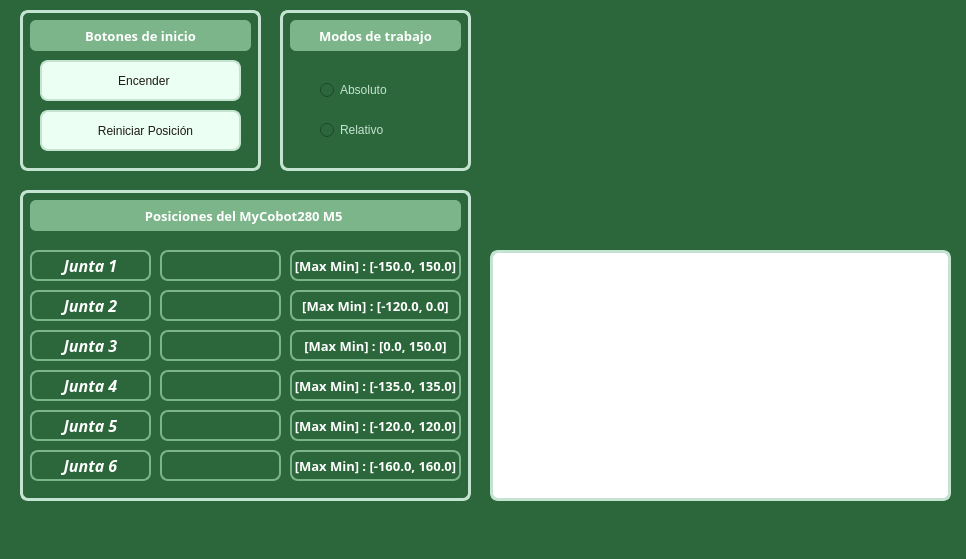
<?xml version="1.0" encoding="UTF-8"?>
<ui version="4.0">
 <class>MainWindow</class>
 <widget class="QMainWindow" name="MainWindow">
  <property name="geometry">
   <rect>
    <x>0</x>
    <y>0</y>
    <width>966</width>
    <height>559</height>
   </rect>
  </property>
  <property name="cursor">
   <cursorShape>CrossCursor</cursorShape>
  </property>
  <property name="windowTitle">
   <string>MainWindow</string>
  </property>
  <property name="autoFillBackground">
   <bool>false</bool>
  </property>
  <property name="styleSheet">
   <string notr="true">QWidget { background:#2c673b; color: #c5e3d1; }

#cardMoistTemp {
    background: #2c673b;
    border: 3px solid #c5e3d1;     /* dorado */
    border-radius: 8px;
}

#cardMoistTemp2 {
    background: #2c673b;
    border: 3px solid #c5e3d1;     /* dorado */
    border-radius: 8px;
}
#cardMoistTemp3 {
    background: #2c673b;
    border: 3px solid #c5e3d1;     /* dorado */
    border-radius: 8px;
}</string>
  </property>
  <property name="toolButtonStyle">
   <enum>Qt::ToolButtonStyle::ToolButtonIconOnly</enum>
  </property>
  <property name="animated">
   <bool>true</bool>
  </property>
  <property name="documentMode">
   <bool>false</bool>
  </property>
  <property name="tabShape">
   <enum>QTabWidget::TabShape::Rounded</enum>
  </property>
  <widget class="QWidget" name="centralwidget">
   <property name="styleSheet">
    <string notr="true"/>
   </property>
   <widget class="QTextBrowser" name="textBrowser">
    <property name="geometry">
     <rect>
      <x>490</x>
      <y>250</y>
      <width>461</width>
      <height>251</height>
     </rect>
    </property>
    <property name="styleSheet">
     <string notr="true">QTextBrowser  {
    background: #ffffff;
    border: 3px solid #c5e3d1;     /* dorado */
    border-radius: 8px;
	color: #231a09;                /* texto negro cálido */
}</string>
    </property>
    <property name="frameShape">
     <enum>QFrame::Shape::StyledPanel</enum>
    </property>
   </widget>
   <widget class="QFrame" name="cardMoistTemp">
    <property name="geometry">
     <rect>
      <x>20</x>
      <y>10</y>
      <width>241</width>
      <height>161</height>
     </rect>
    </property>
    <property name="frameShape">
     <enum>QFrame::Shape::StyledPanel</enum>
    </property>
    <property name="frameShadow">
     <enum>QFrame::Shadow::Raised</enum>
    </property>
    <property name="midLineWidth">
     <number>1</number>
    </property>
    <widget class="QPushButton" name="pushButton_2">
     <property name="geometry">
      <rect>
       <x>20</x>
       <y>50</y>
       <width>201</width>
       <height>41</height>
      </rect>
     </property>
     <property name="palette">
      <palette>
       <active>
        <colorrole role="WindowText">
         <brush brushstyle="SolidPattern">
          <color alpha="255">
           <red>30</red>
           <green>26</green>
           <blue>17</blue>
          </color>
         </brush>
        </colorrole>
        <colorrole role="Button">
         <brush brushstyle="SolidPattern">
          <color alpha="255">
           <red>236</red>
           <green>255</green>
           <blue>243</blue>
          </color>
         </brush>
        </colorrole>
        <colorrole role="Text">
         <brush brushstyle="SolidPattern">
          <color alpha="255">
           <red>30</red>
           <green>26</green>
           <blue>17</blue>
          </color>
         </brush>
        </colorrole>
        <colorrole role="ButtonText">
         <brush brushstyle="SolidPattern">
          <color alpha="255">
           <red>30</red>
           <green>26</green>
           <blue>17</blue>
          </color>
         </brush>
        </colorrole>
        <colorrole role="Base">
         <brush brushstyle="SolidPattern">
          <color alpha="255">
           <red>236</red>
           <green>255</green>
           <blue>243</blue>
          </color>
         </brush>
        </colorrole>
        <colorrole role="Window">
         <brush brushstyle="SolidPattern">
          <color alpha="255">
           <red>236</red>
           <green>255</green>
           <blue>243</blue>
          </color>
         </brush>
        </colorrole>
        <colorrole role="PlaceholderText">
         <brush brushstyle="SolidPattern">
          <color alpha="128">
           <red>30</red>
           <green>26</green>
           <blue>17</blue>
          </color>
         </brush>
        </colorrole>
       </active>
       <inactive>
        <colorrole role="WindowText">
         <brush brushstyle="SolidPattern">
          <color alpha="255">
           <red>30</red>
           <green>26</green>
           <blue>17</blue>
          </color>
         </brush>
        </colorrole>
        <colorrole role="Button">
         <brush brushstyle="SolidPattern">
          <color alpha="255">
           <red>236</red>
           <green>255</green>
           <blue>243</blue>
          </color>
         </brush>
        </colorrole>
        <colorrole role="Text">
         <brush brushstyle="SolidPattern">
          <color alpha="255">
           <red>30</red>
           <green>26</green>
           <blue>17</blue>
          </color>
         </brush>
        </colorrole>
        <colorrole role="ButtonText">
         <brush brushstyle="SolidPattern">
          <color alpha="255">
           <red>30</red>
           <green>26</green>
           <blue>17</blue>
          </color>
         </brush>
        </colorrole>
        <colorrole role="Base">
         <brush brushstyle="SolidPattern">
          <color alpha="255">
           <red>236</red>
           <green>255</green>
           <blue>243</blue>
          </color>
         </brush>
        </colorrole>
        <colorrole role="Window">
         <brush brushstyle="SolidPattern">
          <color alpha="255">
           <red>236</red>
           <green>255</green>
           <blue>243</blue>
          </color>
         </brush>
        </colorrole>
        <colorrole role="PlaceholderText">
         <brush brushstyle="SolidPattern">
          <color alpha="128">
           <red>30</red>
           <green>26</green>
           <blue>17</blue>
          </color>
         </brush>
        </colorrole>
       </inactive>
       <disabled>
        <colorrole role="WindowText">
         <brush brushstyle="SolidPattern">
          <color alpha="255">
           <red>30</red>
           <green>26</green>
           <blue>17</blue>
          </color>
         </brush>
        </colorrole>
        <colorrole role="Button">
         <brush brushstyle="SolidPattern">
          <color alpha="255">
           <red>236</red>
           <green>255</green>
           <blue>243</blue>
          </color>
         </brush>
        </colorrole>
        <colorrole role="Text">
         <brush brushstyle="SolidPattern">
          <color alpha="255">
           <red>30</red>
           <green>26</green>
           <blue>17</blue>
          </color>
         </brush>
        </colorrole>
        <colorrole role="ButtonText">
         <brush brushstyle="SolidPattern">
          <color alpha="255">
           <red>30</red>
           <green>26</green>
           <blue>17</blue>
          </color>
         </brush>
        </colorrole>
        <colorrole role="Base">
         <brush brushstyle="SolidPattern">
          <color alpha="255">
           <red>236</red>
           <green>255</green>
           <blue>243</blue>
          </color>
         </brush>
        </colorrole>
        <colorrole role="Window">
         <brush brushstyle="SolidPattern">
          <color alpha="255">
           <red>236</red>
           <green>255</green>
           <blue>243</blue>
          </color>
         </brush>
        </colorrole>
        <colorrole role="PlaceholderText">
         <brush brushstyle="SolidPattern">
          <color alpha="128">
           <red>30</red>
           <green>26</green>
           <blue>17</blue>
          </color>
         </brush>
        </colorrole>
       </disabled>
      </palette>
     </property>
     <property name="cursor">
      <cursorShape>UpArrowCursor</cursorShape>
     </property>
     <property name="autoFillBackground">
      <bool>false</bool>
     </property>
     <property name="styleSheet">
      <string notr="true">QPushButton {
    background-color: #ecfff3;   /* beige claro */
    color: #1E1A11;              /* texto negro cálido */
    border: 2px solid #c5e3d1;   /* dorado medio */
    border-radius: 8px;
    padding: 6px 12px;
    
}
QPushButton:hover {
    background-color: #FCEFD8;
    border: 2px solid #F6B21A;
}
QPushButton:pressed {
    background-color: #EBD4A3;
    border: 2px solid #B8860B;
}
</string>
     </property>
     <property name="text">
      <string>  Encender</string>
     </property>
     <property name="icon">
      <iconset theme="QIcon::ThemeIcon::AudioInputMicrophone"/>
     </property>
     <property name="default">
      <bool>false</bool>
     </property>
     <property name="flat">
      <bool>false</bool>
     </property>
    </widget>
    <widget class="QPushButton" name="pushButton_4">
     <property name="geometry">
      <rect>
       <x>20</x>
       <y>100</y>
       <width>201</width>
       <height>41</height>
      </rect>
     </property>
     <property name="cursor">
      <cursorShape>CrossCursor</cursorShape>
     </property>
     <property name="styleSheet">
      <string notr="true">
QPushButton {
    background-color: #ecfff3;   /* beige claro */
    color: #1E1A11;              /* texto negro cálido */
    border: 2px solid #c5e3d1;   /* dorado medio */
    border-radius: 8px;
    padding: 6px 12px;
    
}
QPushButton:hover {
    background-color: #FCEFD8;
    border: 2px solid #F6B21A;
}
QPushButton:pressed {
    background-color: #EBD4A3;
    border: 2px solid #B8860B;
}
</string>
     </property>
     <property name="text">
      <string>   Reiniciar Posición</string>
     </property>
     <property name="icon">
      <iconset theme="QIcon::ThemeIcon::SystemReboot"/>
     </property>
    </widget>
    <widget class="QLabel" name="label">
     <property name="geometry">
      <rect>
       <x>10</x>
       <y>10</y>
       <width>221</width>
       <height>31</height>
      </rect>
     </property>
     <property name="sizePolicy">
      <sizepolicy hsizetype="Expanding" vsizetype="Expanding">
       <horstretch>0</horstretch>
       <verstretch>0</verstretch>
      </sizepolicy>
     </property>
     <property name="font">
      <font>
       <family>PanRoman</family>
       <pointsize>10</pointsize>
       <fontweight>DemiBold</fontweight>
      </font>
     </property>
     <property name="styleSheet">
      <string notr="true">/* Encabezado amarillo “full” con texto negro */
QLabel {
    background: #7cb58a;           /* amarillo sólido */
    color: #FFFFFF;                /* texto negro cálido */
    font-weight: 600;
    padding: 6px 8px;
    border-radius: 6px;
}</string>
     </property>
     <property name="text">
      <string>Botones de inicio</string>
     </property>
     <property name="scaledContents">
      <bool>false</bool>
     </property>
     <property name="alignment">
      <set>Qt::AlignmentFlag::AlignCenter</set>
     </property>
     <property name="wordWrap">
      <bool>false</bool>
     </property>
    </widget>
   </widget>
   <widget class="QFrame" name="cardMoistTemp2">
    <property name="geometry">
     <rect>
      <x>280</x>
      <y>10</y>
      <width>191</width>
      <height>161</height>
     </rect>
    </property>
    <property name="frameShape">
     <enum>QFrame::Shape::StyledPanel</enum>
    </property>
    <property name="frameShadow">
     <enum>QFrame::Shadow::Raised</enum>
    </property>
    <widget class="QLabel" name="label_8">
     <property name="geometry">
      <rect>
       <x>10</x>
       <y>10</y>
       <width>171</width>
       <height>31</height>
      </rect>
     </property>
     <property name="sizePolicy">
      <sizepolicy hsizetype="Expanding" vsizetype="Expanding">
       <horstretch>0</horstretch>
       <verstretch>0</verstretch>
      </sizepolicy>
     </property>
     <property name="font">
      <font>
       <family>PanRoman</family>
       <pointsize>10</pointsize>
       <fontweight>DemiBold</fontweight>
      </font>
     </property>
     <property name="styleSheet">
      <string notr="true">/* Encabezado amarillo “full” con texto negro */
QLabel {
    background: #7cb58a;           /* amarillo sólido */
    color: #FFFFFF;                /* texto negro cálido */
    font-weight: 600;
    padding: 6px 8px;
    border-radius: 6px;
}</string>
     </property>
     <property name="text">
      <string>Modos de trabajo</string>
     </property>
     <property name="alignment">
      <set>Qt::AlignmentFlag::AlignCenter</set>
     </property>
    </widget>
    <widget class="QRadioButton" name="Absoluto">
     <property name="geometry">
      <rect>
       <x>40</x>
       <y>70</y>
       <width>71</width>
       <height>20</height>
      </rect>
     </property>
     <property name="text">
      <string>Absoluto</string>
     </property>
    </widget>
    <widget class="QRadioButton" name="radioButton_2">
     <property name="geometry">
      <rect>
       <x>40</x>
       <y>110</y>
       <width>71</width>
       <height>20</height>
      </rect>
     </property>
     <property name="text">
      <string>Relativo</string>
     </property>
    </widget>
   </widget>
   <widget class="QFrame" name="cardMoistTemp3">
    <property name="geometry">
     <rect>
      <x>20</x>
      <y>190</y>
      <width>451</width>
      <height>311</height>
     </rect>
    </property>
    <property name="frameShape">
     <enum>QFrame::Shape::StyledPanel</enum>
    </property>
    <property name="frameShadow">
     <enum>QFrame::Shadow::Raised</enum>
    </property>
    <widget class="QLabel" name="junta1">
     <property name="geometry">
      <rect>
       <x>10</x>
       <y>60</y>
       <width>121</width>
       <height>31</height>
      </rect>
     </property>
     <property name="font">
      <font>
       <family>Swis721 BlkCn BT</family>
       <pointsize>12</pointsize>
       <italic>true</italic>
       <bold>true</bold>
      </font>
     </property>
     <property name="styleSheet">
      <string notr="true">/* Encabezado amarillo “full” con texto negro */
QLabel {
    background: #2c673b;
    border: 2px solid #7cb58a;     /* dorado */
    border-radius: 8px;
	color: #FFFFFF;                /* texto negro cálido */
}</string>
     </property>
     <property name="text">
      <string>Junta 1</string>
     </property>
     <property name="alignment">
      <set>Qt::AlignmentFlag::AlignCenter</set>
     </property>
    </widget>
    <widget class="QLabel" name="junta3">
     <property name="geometry">
      <rect>
       <x>10</x>
       <y>140</y>
       <width>121</width>
       <height>31</height>
      </rect>
     </property>
     <property name="font">
      <font>
       <family>Swis721 BlkCn BT</family>
       <pointsize>12</pointsize>
       <italic>true</italic>
       <bold>true</bold>
      </font>
     </property>
     <property name="styleSheet">
      <string notr="true">/* Encabezado amarillo “full” con texto negro */
QLabel {
    background: #2c673b;
    border: 2px solid #7cb58a;     /* dorado */
    border-radius: 8px;
	color: #FFFFFF;                /* texto negro cálido */
}</string>
     </property>
     <property name="text">
      <string>Junta 3</string>
     </property>
     <property name="alignment">
      <set>Qt::AlignmentFlag::AlignCenter</set>
     </property>
    </widget>
    <widget class="QLabel" name="label_6">
     <property name="geometry">
      <rect>
       <x>270</x>
       <y>220</y>
       <width>171</width>
       <height>31</height>
      </rect>
     </property>
     <property name="font">
      <font>
       <family>Swis721 BlkCn BT</family>
       <pointsize>10</pointsize>
       <bold>true</bold>
      </font>
     </property>
     <property name="styleSheet">
      <string notr="true">/* Encabezado amarillo “full” con texto negro */
QLabel {
    background: #2c673b;
    border: 2px solid #7cb58a;     /* dorado */
    border-radius: 8px;
	color: #FFFFFF;                /* texto negro cálido */
}</string>
     </property>
     <property name="text">
      <string>[Max Min] : [-120.0, 120.0]</string>
     </property>
     <property name="alignment">
      <set>Qt::AlignmentFlag::AlignCenter</set>
     </property>
    </widget>
    <widget class="QLabel" name="junta6">
     <property name="geometry">
      <rect>
       <x>10</x>
       <y>260</y>
       <width>121</width>
       <height>31</height>
      </rect>
     </property>
     <property name="font">
      <font>
       <family>Swis721 BlkCn BT</family>
       <pointsize>12</pointsize>
       <italic>true</italic>
       <bold>true</bold>
      </font>
     </property>
     <property name="styleSheet">
      <string notr="true">/* Encabezado amarillo “full” con texto negro */
QLabel {
    background: #2c673b;
    border: 2px solid #7cb58a;     /* dorado */
    border-radius: 8px;
	color: #FFFFFF;                /* texto negro cálido */
}</string>
     </property>
     <property name="text">
      <string>Junta 6</string>
     </property>
     <property name="alignment">
      <set>Qt::AlignmentFlag::AlignCenter</set>
     </property>
    </widget>
    <widget class="QLabel" name="label_4">
     <property name="geometry">
      <rect>
       <x>270</x>
       <y>140</y>
       <width>171</width>
       <height>31</height>
      </rect>
     </property>
     <property name="font">
      <font>
       <family>Swis721 BlkCn BT</family>
       <pointsize>10</pointsize>
       <bold>true</bold>
      </font>
     </property>
     <property name="styleSheet">
      <string notr="true">/* Encabezado amarillo “full” con texto negro */
QLabel {
    background: #2c673b;
    border: 2px solid #7cb58a;     /* dorado */
    border-radius: 8px;
	color: #FFFFFF;                /* texto negro cálido */
}</string>
     </property>
     <property name="text">
      <string>[Max Min] : [0.0, 150.0]</string>
     </property>
     <property name="alignment">
      <set>Qt::AlignmentFlag::AlignCenter</set>
     </property>
    </widget>
    <widget class="QLabel" name="label_3">
     <property name="geometry">
      <rect>
       <x>270</x>
       <y>100</y>
       <width>171</width>
       <height>31</height>
      </rect>
     </property>
     <property name="font">
      <font>
       <family>Swis721 BlkCn BT</family>
       <pointsize>10</pointsize>
       <bold>true</bold>
      </font>
     </property>
     <property name="styleSheet">
      <string notr="true">/* Encabezado amarillo “full” con texto negro */
QLabel {
    background: #2c673b;
    border: 2px solid #7cb58a;     /* dorado */
    border-radius: 8px;
	color: #FFFFFF;                /* texto negro cálido */
}</string>
     </property>
     <property name="text">
      <string>[Max Min] : [-120.0, 0.0]</string>
     </property>
     <property name="alignment">
      <set>Qt::AlignmentFlag::AlignCenter</set>
     </property>
    </widget>
    <widget class="QLabel" name="label_7">
     <property name="geometry">
      <rect>
       <x>270</x>
       <y>260</y>
       <width>171</width>
       <height>31</height>
      </rect>
     </property>
     <property name="font">
      <font>
       <family>Swis721 BlkCn BT</family>
       <pointsize>10</pointsize>
       <bold>true</bold>
      </font>
     </property>
     <property name="styleSheet">
      <string notr="true">/* Encabezado amarillo “full” con texto negro */
QLabel {
    background: #2c673b;
    border: 2px solid #7cb58a;     /* dorado */
    border-radius: 8px;
	color: #FFFFFF;                /* texto negro cálido */
}</string>
     </property>
     <property name="text">
      <string>[Max Min] : [-160.0, 160.0]</string>
     </property>
     <property name="alignment">
      <set>Qt::AlignmentFlag::AlignCenter</set>
     </property>
    </widget>
    <widget class="QLabel" name="ValorJ4">
     <property name="geometry">
      <rect>
       <x>140</x>
       <y>180</y>
       <width>121</width>
       <height>31</height>
      </rect>
     </property>
     <property name="font">
      <font>
       <family>Swis721 BlkCn BT</family>
       <pointsize>10</pointsize>
       <bold>true</bold>
      </font>
     </property>
     <property name="styleSheet">
      <string notr="true">/* Encabezado amarillo “full” con texto negro */
QLabel {
    background: #2c673b;
    border: 2px solid #7cb58a;     /* dorado */
    border-radius: 8px;
	color: #FFFFFF;                /* texto negro cálido */
}</string>
     </property>
     <property name="text">
      <string/>
     </property>
     <property name="alignment">
      <set>Qt::AlignmentFlag::AlignCenter</set>
     </property>
    </widget>
    <widget class="QLabel" name="ValorJ1">
     <property name="geometry">
      <rect>
       <x>140</x>
       <y>60</y>
       <width>121</width>
       <height>31</height>
      </rect>
     </property>
     <property name="font">
      <font>
       <family>Swis721 BlkCn BT</family>
       <pointsize>10</pointsize>
       <bold>true</bold>
       <underline>false</underline>
      </font>
     </property>
     <property name="styleSheet">
      <string notr="true">/* Encabezado amarillo “full” con texto negro */
QLabel {
    background: #2c673b;
    border: 2px solid #7cb58a;     /* dorado */
    border-radius: 8px;
	color: #FFFFFF;                /* texto negro cálido */
}</string>
     </property>
     <property name="text">
      <string/>
     </property>
     <property name="alignment">
      <set>Qt::AlignmentFlag::AlignCenter</set>
     </property>
    </widget>
    <widget class="QLabel" name="junta4">
     <property name="geometry">
      <rect>
       <x>10</x>
       <y>180</y>
       <width>121</width>
       <height>31</height>
      </rect>
     </property>
     <property name="font">
      <font>
       <family>Swis721 BlkCn BT</family>
       <pointsize>12</pointsize>
       <italic>true</italic>
       <bold>true</bold>
      </font>
     </property>
     <property name="styleSheet">
      <string notr="true">/* Encabezado amarillo “full” con texto negro */
QLabel {
    background: #2c673b;
    border: 2px solid #7cb58a;     /* dorado */
    border-radius: 8px;
	color: #FFFFFF;                /* texto negro cálido */
}</string>
     </property>
     <property name="text">
      <string>Junta 4</string>
     </property>
     <property name="alignment">
      <set>Qt::AlignmentFlag::AlignCenter</set>
     </property>
    </widget>
    <widget class="QLabel" name="ValorJ2">
     <property name="geometry">
      <rect>
       <x>140</x>
       <y>100</y>
       <width>121</width>
       <height>31</height>
      </rect>
     </property>
     <property name="font">
      <font>
       <family>Swis721 BlkCn BT</family>
       <pointsize>10</pointsize>
       <bold>true</bold>
      </font>
     </property>
     <property name="styleSheet">
      <string notr="true">/* Encabezado amarillo “full” con texto negro */
QLabel {
    background: #2c673b;
    border: 2px solid #7cb58a;     /* dorado */
    border-radius: 8px;
	color: #FFFFFF;                /* texto negro cálido */
}</string>
     </property>
     <property name="text">
      <string/>
     </property>
     <property name="alignment">
      <set>Qt::AlignmentFlag::AlignCenter</set>
     </property>
    </widget>
    <widget class="QLabel" name="ValorJ3">
     <property name="geometry">
      <rect>
       <x>140</x>
       <y>140</y>
       <width>121</width>
       <height>31</height>
      </rect>
     </property>
     <property name="font">
      <font>
       <family>Swis721 BlkCn BT</family>
       <pointsize>10</pointsize>
       <bold>true</bold>
      </font>
     </property>
     <property name="styleSheet">
      <string notr="true">/* Encabezado amarillo “full” con texto negro */
QLabel {
    background: #2c673b;
    border: 2px solid #7cb58a;     /* dorado */
    border-radius: 8px;
	color: #FFFFFF;                /* texto negro cálido */
}</string>
     </property>
     <property name="text">
      <string/>
     </property>
     <property name="alignment">
      <set>Qt::AlignmentFlag::AlignCenter</set>
     </property>
    </widget>
    <widget class="QLabel" name="label_5">
     <property name="geometry">
      <rect>
       <x>270</x>
       <y>180</y>
       <width>171</width>
       <height>31</height>
      </rect>
     </property>
     <property name="font">
      <font>
       <family>Swis721 BlkCn BT</family>
       <pointsize>10</pointsize>
       <bold>true</bold>
      </font>
     </property>
     <property name="styleSheet">
      <string notr="true">/* Encabezado amarillo “full” con texto negro */
QLabel {
    background: #2c673b;
    border: 2px solid #7cb58a;     /* dorado */
    border-radius: 8px;
	color: #FFFFFF;                /* texto negro cálido */
}</string>
     </property>
     <property name="text">
      <string>[Max Min] : [-135.0, 135.0]</string>
     </property>
     <property name="alignment">
      <set>Qt::AlignmentFlag::AlignCenter</set>
     </property>
    </widget>
    <widget class="QLabel" name="junta5">
     <property name="geometry">
      <rect>
       <x>10</x>
       <y>220</y>
       <width>121</width>
       <height>31</height>
      </rect>
     </property>
     <property name="font">
      <font>
       <family>Swis721 BlkCn BT</family>
       <pointsize>12</pointsize>
       <italic>true</italic>
       <bold>true</bold>
      </font>
     </property>
     <property name="styleSheet">
      <string notr="true">/* Encabezado amarillo “full” con texto negro */
QLabel {
    background: #2c673b;
    border: 2px solid #7cb58a;     /* dorado */
    border-radius: 8px;
	color: #FFFFFF;                /* texto negro cálido */
}</string>
     </property>
     <property name="text">
      <string>Junta 5</string>
     </property>
     <property name="alignment">
      <set>Qt::AlignmentFlag::AlignCenter</set>
     </property>
    </widget>
    <widget class="QLabel" name="label_2">
     <property name="geometry">
      <rect>
       <x>270</x>
       <y>60</y>
       <width>171</width>
       <height>31</height>
      </rect>
     </property>
     <property name="font">
      <font>
       <family>Swis721 BlkCn BT</family>
       <pointsize>10</pointsize>
       <bold>true</bold>
      </font>
     </property>
     <property name="styleSheet">
      <string notr="true">/* Encabezado amarillo “full” con texto negro */
QLabel {
    background: #2c673b;
    border: 2px solid #7cb58a;     /* dorado */
    border-radius: 8px;
	color: #FFFFFF;                /* texto negro cálido */
}</string>
     </property>
     <property name="text">
      <string>[Max Min] : [-150.0, 150.0]</string>
     </property>
     <property name="alignment">
      <set>Qt::AlignmentFlag::AlignCenter</set>
     </property>
    </widget>
    <widget class="QLabel" name="junta2">
     <property name="geometry">
      <rect>
       <x>10</x>
       <y>100</y>
       <width>121</width>
       <height>31</height>
      </rect>
     </property>
     <property name="font">
      <font>
       <family>Swis721 BlkCn BT</family>
       <pointsize>12</pointsize>
       <italic>true</italic>
       <bold>true</bold>
      </font>
     </property>
     <property name="styleSheet">
      <string notr="true">/* Encabezado amarillo “full” con texto negro */
QLabel {
    background: #2c673b;
    border: 2px solid #7cb58a;     /* dorado */
    border-radius: 8px;
	color: #FFFFFF;                /* texto negro cálido */
}</string>
     </property>
     <property name="text">
      <string>Junta 2</string>
     </property>
     <property name="alignment">
      <set>Qt::AlignmentFlag::AlignCenter</set>
     </property>
    </widget>
    <widget class="QLabel" name="ValorJ5">
     <property name="geometry">
      <rect>
       <x>140</x>
       <y>220</y>
       <width>121</width>
       <height>31</height>
      </rect>
     </property>
     <property name="font">
      <font>
       <family>Swis721 BlkCn BT</family>
       <pointsize>10</pointsize>
       <bold>true</bold>
      </font>
     </property>
     <property name="styleSheet">
      <string notr="true">/* Encabezado amarillo “full” con texto negro */
QLabel {
    background: #2c673b;
    border: 2px solid #7cb58a;     /* dorado */
    border-radius: 8px;
	color: #FFFFFF;                /* texto negro cálido */
}</string>
     </property>
     <property name="text">
      <string/>
     </property>
     <property name="alignment">
      <set>Qt::AlignmentFlag::AlignCenter</set>
     </property>
    </widget>
    <widget class="QLabel" name="ValorJ6">
     <property name="geometry">
      <rect>
       <x>140</x>
       <y>260</y>
       <width>121</width>
       <height>31</height>
      </rect>
     </property>
     <property name="font">
      <font>
       <family>Swis721 BlkCn BT</family>
       <pointsize>10</pointsize>
       <bold>true</bold>
      </font>
     </property>
     <property name="styleSheet">
      <string notr="true">/* Encabezado amarillo “full” con texto negro */
QLabel {
    background: #2c673b;
    border: 2px solid #7cb58a;     /* dorado */
    border-radius: 8px;
	color: #FFFFFF;                /* texto negro cálido */
}</string>
     </property>
     <property name="text">
      <string/>
     </property>
     <property name="alignment">
      <set>Qt::AlignmentFlag::AlignCenter</set>
     </property>
    </widget>
    <widget class="QLabel" name="label_9">
     <property name="geometry">
      <rect>
       <x>10</x>
       <y>10</y>
       <width>431</width>
       <height>31</height>
      </rect>
     </property>
     <property name="font">
      <font>
       <family>PanRoman</family>
       <pointsize>10</pointsize>
       <fontweight>DemiBold</fontweight>
      </font>
     </property>
     <property name="styleSheet">
      <string notr="true">/* Encabezado amarillo “full” con texto negro */
QLabel {
    background: #7cb58a;          /* amarillo sólido */
    color: #FFFFFF;                /* texto negro cálido */
    font-weight: 600;
    padding: 6px 8px;
    border-radius: 6px;
}</string>
     </property>
     <property name="text">
      <string>Posiciones del MyCobot280 M5 </string>
     </property>
     <property name="alignment">
      <set>Qt::AlignmentFlag::AlignCenter</set>
     </property>
    </widget>
   </widget>
  </widget>
  <widget class="QMenuBar" name="menubar">
   <property name="geometry">
    <rect>
     <x>0</x>
     <y>0</y>
     <width>966</width>
     <height>22</height>
    </rect>
   </property>
  </widget>
  <widget class="QStatusBar" name="statusbar"/>
 </widget>
 <resources>
  <include location="Icons/recursos.qrc"/>
 </resources>
 <connections/>
</ui>
